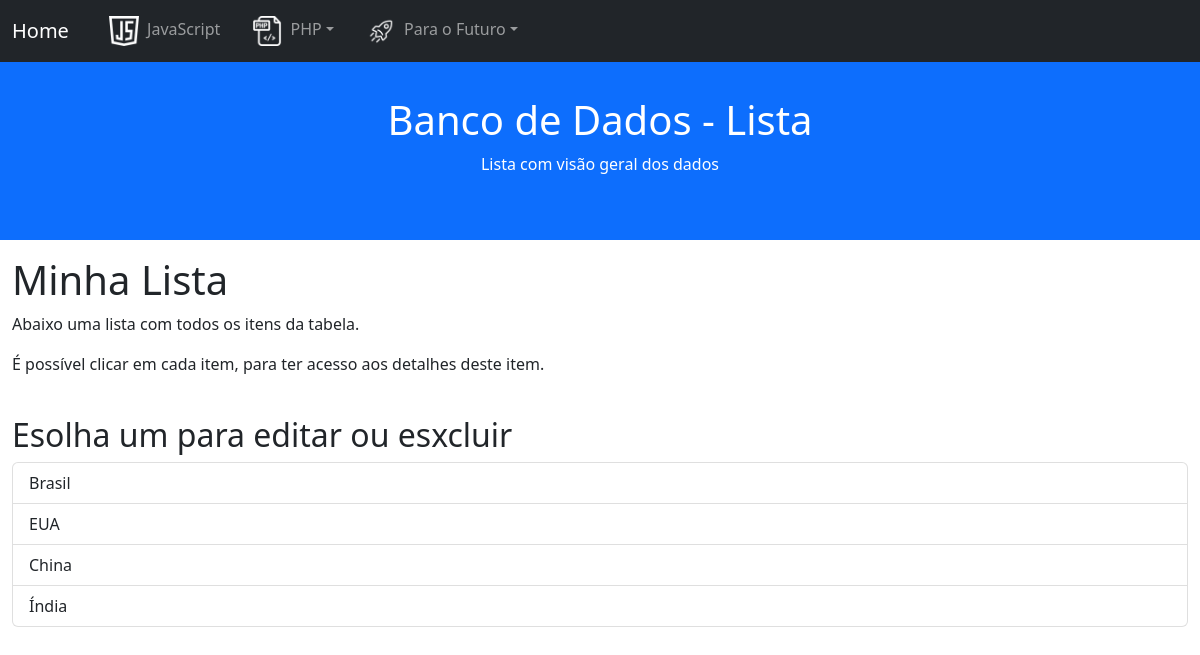
The app's page /06_tudo-detalhe/index.php with its own data.
### tables this page shows
CREATE TABLE paises (
    id INTEGER AUTO_INCREMENT PRIMARY KEY
    ,nome VARCHAR(50)
    ,capital VARCHAR(50)
    ,idioma VARCHAR(50)
    ,continente VARCHAR(50)
    ,populacao VARCHAR(50)
    ,lider_politico VARCHAR(50)
    ,religiao_dominante VARCHAR(50)
    ,PIB VARCHAR(50)
    ,IDH FLOAT
);

### 06_tudo-detalhe/index.php (the view, shortened to what this page needs)
<!DOCTYPE html>
<html lang="en">
<head>
  <link href="https://cdn.jsdelivr.net/npm/bootstrap@5.2.3/dist/css/bootstrap.min.css" rel="stylesheet">
</head>
<body>
  <?php include("../menu.php"); ?>
  <div class="container-fluid p-5 bg-primary text-white text-center">
    <h1>Banco de Dados - Lista</h1>
    <p>Lista com visão geral dos dados</p>
  </div>
  <div class="container-fluid mt-3">
    <h1>Minha Lista</h1>
    <p>Abaixo uma lista com todos os itens da tabela.</p>
    <p>É possível clicar em cada item, para ter acesso aos detalhes deste item.</p>
    <br>
    <h2>Esolha um para editar ou esxcluir</h2>
    <div class="list-group">
      <?php
      include("../banco_dados_conexao.php");
      try {
        $sth = $dbh->prepare('SELECT id, nome from paises');
        $sth->execute();
        $result = $sth->fetchAll(PDO::FETCH_ASSOC);
        if (!empty($result)) {
          foreach ($result as $row) {
            echo "<a href='detalhe.php?id=" . $row["id"] . "' class='list-group-item list-group-item-action'>" . $row["nome"] . "</a>";
          }
        }
      } catch (PDOException $e) {
        print "Error!: " . $e->getMessage();
        die();
      }
      ?>
    </div>
  </div>
  <br><b>
</body>
</html>

### records on screen
paises: nome "Brasil"
paises: nome "EUA"
paises: nome "China"
paises: nome "Índia"
